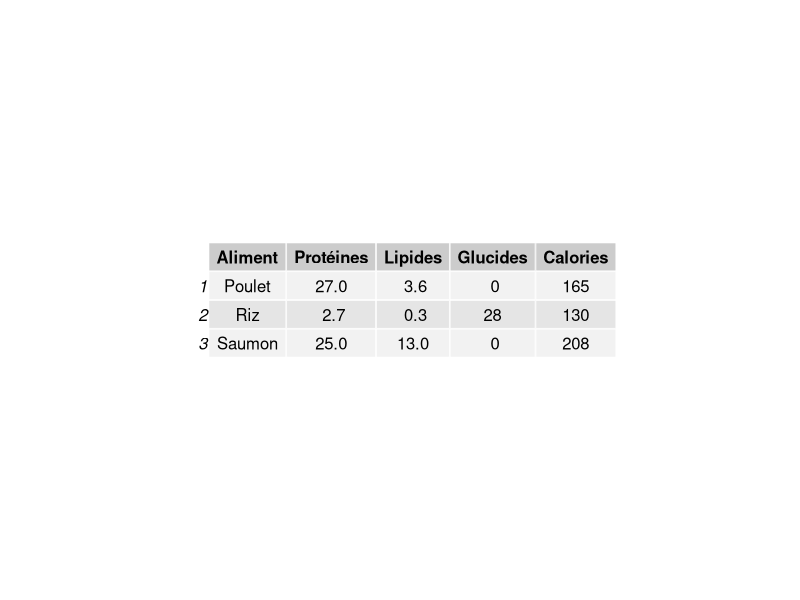
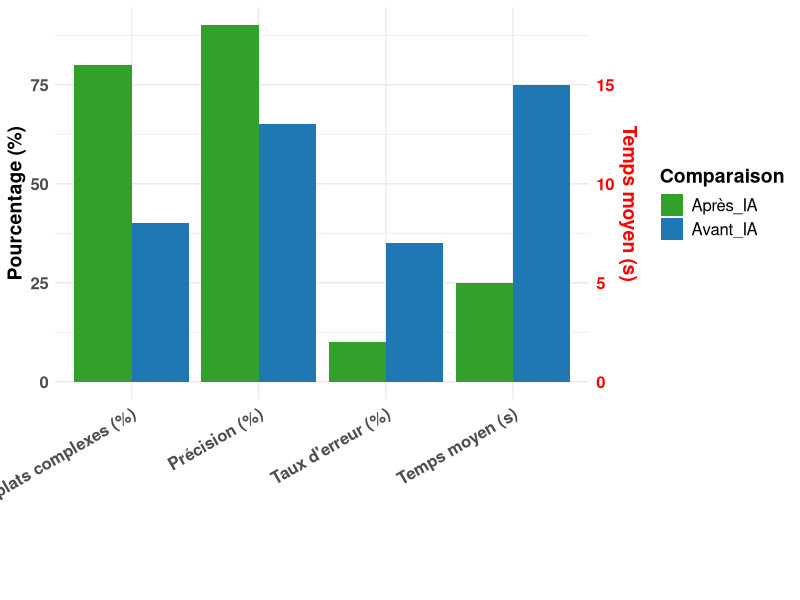

Recreate these plots in R, in order.
## ---- chunk 1
knitr::opts_chunk$set(echo = TRUE)
## ---- chunk 2
# Charger les bibliothèques nécessaires
library(dplyr)
library(gridExtra)

# Exemple de base de données nutritionnelle
data_nutrition <- data.frame(
  Aliment = c("Poulet", "Riz", "Saumon", "Pomme"),
  Protéines = c(27, 2.7, 25, 0.3),
  Lipides = c(3.6, 0.3, 13, 0.2),
  Glucides = c(0, 28, 0, 14),
  Calories = c(165, 130, 208, 52)
)

# Sélectionner certains aliments pour l'illustration
aliment_recherche <- c("Poulet", "Riz", "Saumon")  
resultat <- data_nutrition %>% filter(Aliment %in% aliment_recherche)

# Afficher le tableau sous forme d'illustration
grid.table(resultat)

## ---- chunk 3
# Chargement des bibliothèques
library(ggplot2)
library(dplyr)
library(tidyr)

# Création du jeu de données
data <- data.frame(
  Critère = c("Précision (%)", "Temps moyen (s)", "Taux d'erreur (%)", "Identification des plats complexes (%)"),
  Avant_IA = c(65, 15, 35, 40),
  Après_IA = c(90, 5, 10, 80)
)

# Transformation des données pour ggplot2
data_melt <- data %>%
  pivot_longer(cols = -Critère, names_to = "Période", values_to = "Valeur")

# Identification des types de données
data_melt$Type <- ifelse(data_melt$Critère == "Temps moyen (s)", "Temps", "Pourcentage")

# Création du graphique avec une échelle secondaire en rouge
ggplot(data_melt, aes(x = Critère, y = Valeur, fill = Période)) +
  geom_bar(stat = "identity", position = "dodge", aes(y = ifelse(Type == "Temps", Valeur * 5, Valeur))) +
  scale_y_continuous(
    name = "Pourcentage (%)",
    sec.axis = sec_axis(~ . / 5, name = "Temps moyen (s)", labels = scales::comma)
  ) +
  scale_fill_manual(values = c("Avant_IA" = "#1f78b4", "Après_IA" = "#33a02c")) +  # Couleurs améliorées
  labs(
    
    x = "",
    fill = "Comparaison"
  ) +
  theme_minimal() +
  theme(
    plot.title = element_text(size = 16, face = "bold", hjust = 0.5, color = "#333333"),
    axis.text.x = element_text(angle = 30, hjust = 1, size = 12, face = "bold"),
    axis.text.y = element_text(size = 12, face = "bold"),
    axis.text.y.right = element_text(size = 12, face = "bold", color = "red"),  # Axe secondaire en rouge
    axis.title.y = element_text(size = 14, face = "bold"),
    axis.title.y.right = element_text(size = 14, face = "bold", color = "red"),  # Légende axe secondaire en rouge
    legend.title = element_text(size = 14, face = "bold"),
    legend.text = element_text(size = 12)
  )

